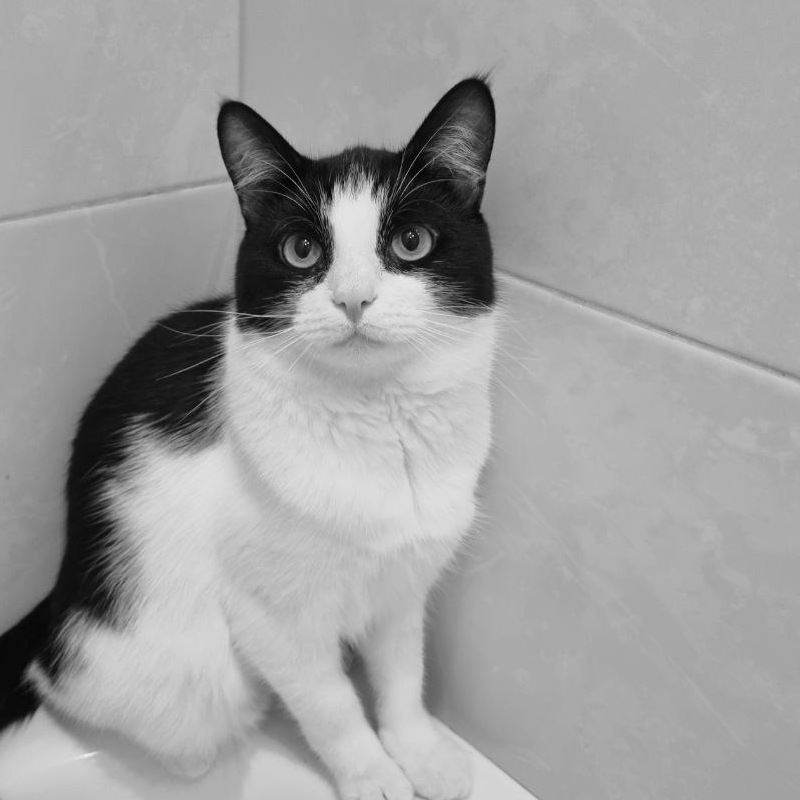
%> input picture Lab_4/portrait.png, 800 x 800 px
$ octave Lab_4.m   (GNU Octave 9; MATLAB toolbox functions it lacks are replaced by stand-ins)
%> lines starting %> are read from the running program, lines starting %| are printed output that depends on the picture
clear;

% Шаг 1
I = imread('portrait.png');
%> I is the input picture: size 800x800 uint8; min 0, max 242, mean 158.8
F = fft2(I);
Fc = fftshift(F);
S = log(1+abs(Fc));
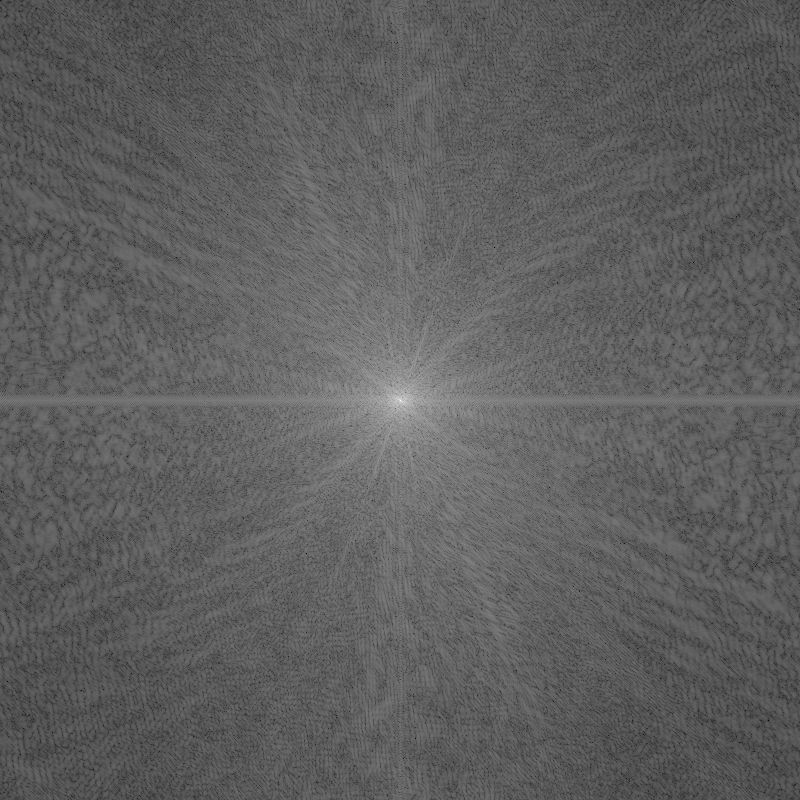
%> S: size 800x800 double; min 1.4, max 18.44, mean 7.76; drawn with min black and max white
imshow(S, []);
title('Фурье спектр');
pause;
saveas(gcf, 'fourier.png')

% Шаг 2
n = 2;
[x, y] = meshgrid(1:800, 1:800);
D = sqrt((x - 400).^2 + (y - 400).^2);
for D0 = [5 10 50 250]
    H = double(D <= D0);
    filteredFc = Fc.*H;
    filteredF = ifftshift(filteredFc);
    filteredI = uint8(abs(real(ifft2(filteredF))));
    imshow(filteredI, []);
    title(['Идеальный ФНЧ (D0 = ', num2str(D0), ')']);
    pause;
    imwrite(filteredI, ['Low/Ideal/' num2str(D0) '.png'])
    H = 1 ./ (1 + (D ./ D0).^(2*n));
    filteredFc = Fc.*H;
    filteredF = ifftshift(filteredFc);
    filteredI = uint8(abs(real(ifft2(filteredF))));
    imshow(filteredI, []);
    title(['Баттерворт ФНЧ (D0 = ', num2str(D0), ')']);
    pause;
    imwrite(filteredI, ['Low/Butter/' num2str(D0) '.png'])
    H = exp(-(D.^2) ./ (2 * D0^2));
    filteredFc = Fc.*H;
    filteredF = ifftshift(filteredFc);
    filteredI = uint8(abs(real(ifft2(filteredF))));
    imshow(filteredI, []);
    title(['Гаус ФНЧ (D0 = ', num2str(D0), ')']);
    pause;
    imwrite(filteredI, ['Low/Gaus/' num2str(D0) '.png'])
end
%> this loop made 4 passes
%> pass 1, `filteredI = uint8(abs(real(ifft2(filteredF))));`:
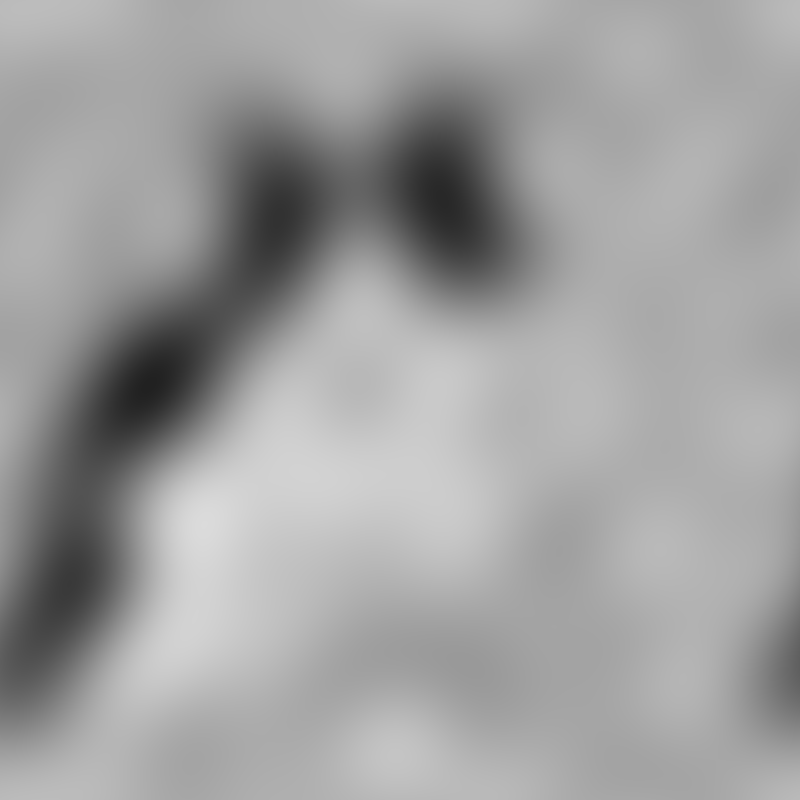
%> filteredI: size 800x800 uint8; min 33, max 219, mean 158.8
%> pass 2, `filteredI = uint8(abs(real(ifft2(filteredF))));`:
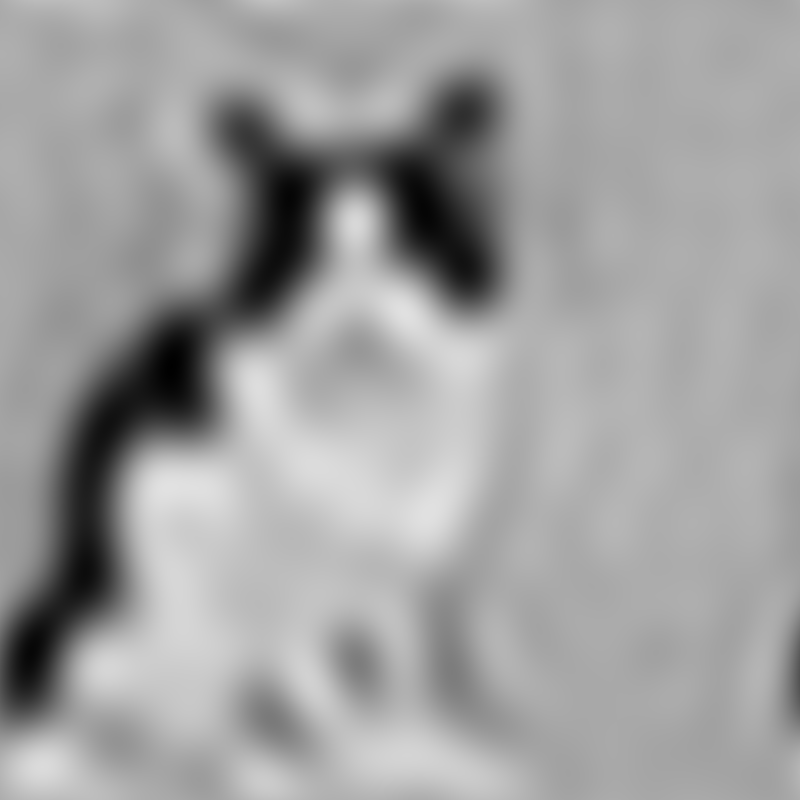
%> filteredI: size 800x800 uint8; min 0, max 225, mean 158.8

% Шаг 2
for D0 = [5 10 50 250]
    H = double(D >= D0);
    filteredFc = Fc.*H;
    filteredF = ifftshift(filteredFc);
    filteredI = uint8(abs(real(ifft2(filteredF))));
    imshow(filteredI, []);
    title(['Идеальный ФВЧ (D0 = ', num2str(D0), ')']);
    pause;
    imwrite(filteredI, ['High/Ideal/' num2str(D0) '.png'])
    H = 1 ./ (1 + (D0 ./ D).^(2*n));
    filteredFc = Fc.*H;
    filteredF = ifftshift(filteredFc);
    filteredI = uint8(abs(real(ifft2(filteredF))));
    imshow(filteredI, []);
    title(['Баттерворт ФВЧ (D0 = ', num2str(D0), ')']);
    pause;
    imwrite(filteredI, ['High/Butter/' num2str(D0) '.png'])
    H = 1 - exp(-(D.^2) ./ (2 * D0^2));
    filteredFc = Fc.*H;
    filteredF = ifftshift(filteredFc);
    filteredI = uint8(abs(real(ifft2(filteredF))));
    imshow(filteredI, []);
    title(['Гаус ФВЧ (D0 = ', num2str(D0), ')']);
    pause;
    imwrite(filteredI, ['High/Gaus/' num2str(D0) '.png'])
end
%> this loop made 4 passes
%> pass 1, `filteredI = uint8(abs(real(ifft2(filteredF))));`:
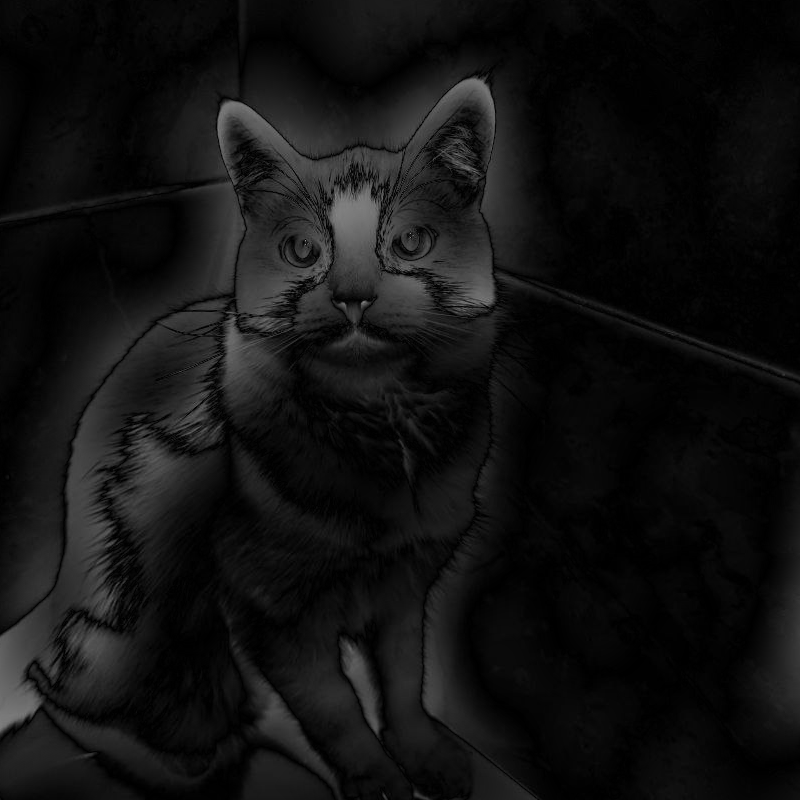
%> filteredI: size 800x800 uint8; min 0, max 157, mean 17.3
%> pass 1, `filteredI = uint8(abs(real(ifft2(filteredF))));`:
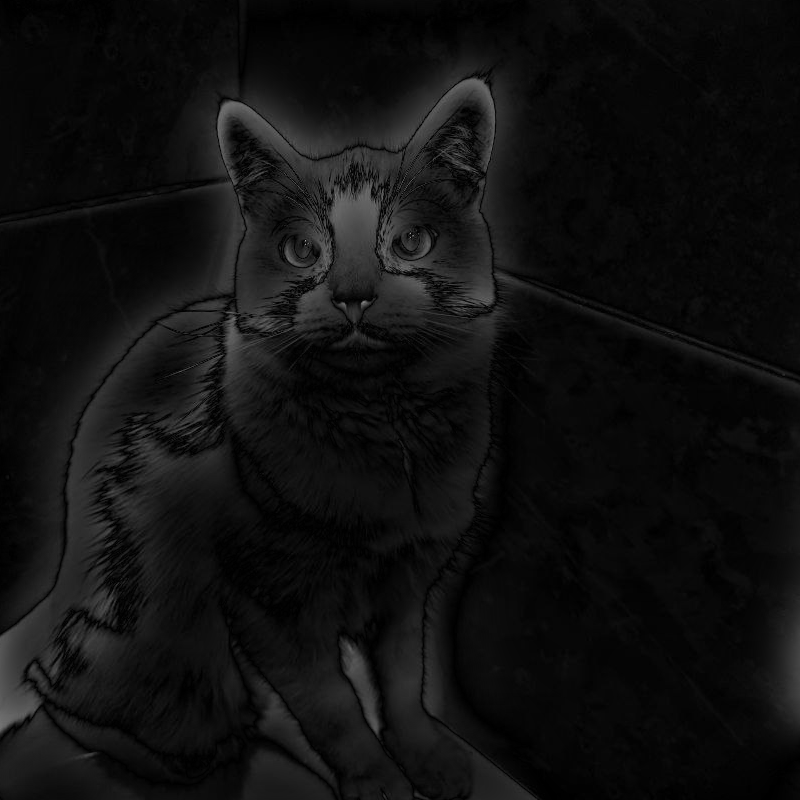
%> filteredI: size 800x800 uint8; min 0, max 172, mean 16
%> pass 2, `filteredI = uint8(abs(real(ifft2(filteredF))));`:
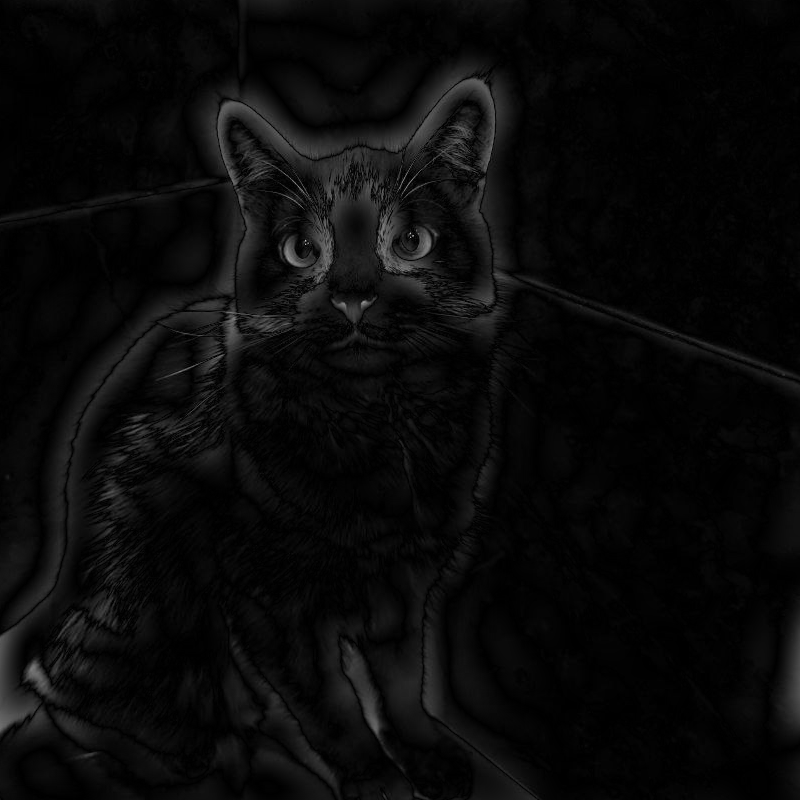
%> filteredI: size 800x800 uint8; min 0, max 198, mean 9.7
